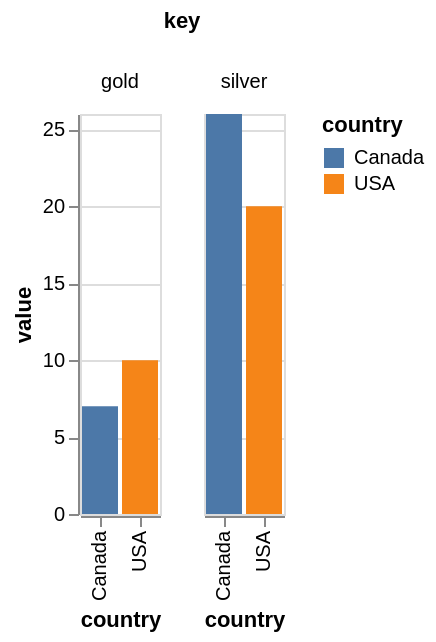

The Vega-Lite source for this figure:
### Vega specification from a JSON file in a GitHub repository (floating-point values rounded to 4 significant figures)
{"$schema": "https://vega.github.io/schema/vega/v5.json", "background": "white", "padding": 5, "data": [{"name": "source_0", "values": [{"country": "USA", "gold": 10, "silver": 20}, {"country": "Canada", "gold": 7, "silver": 26}]}, {"name": "data_0", "source": "source_0", "transform": [{"type": "fold", "fields": ["gold", "silver"], "as": ["key", "value"]}, {"type": "filter", "expr": "isValid(datum[\"value\"]) && isFinite(+datum[\"value\"])"}]}, {"name": "column_domain", "source": "data_0", "transform": [{"type": "aggregate", "groupby": ["key"]}]}], "signals": [{"name": "x_step", "value": 20}, {"name": "child_width", "update": "bandspace(domain('x').length, 0.1, 0.05) * x_step"}, {"name": "child_height", "value": 200}], "layout": {"padding": 20, "offset": {"columnTitle": 10}, "columns": {"signal": "length(data('column_domain'))"}, "bounds": "full", "align": "all"}, "marks": [{"name": "column-title", "type": "group", "role": "column-title", "title": {"text": "key", "style": "guide-title", "offset": 10}}, {"name": "row_header", "type": "group", "role": "row-header", "encode": {"update": {"height": {"signal": "child_height"}}}, "axes": [{"scale": "y", "orient": "left", "grid": false, "title": "value", "labelOverlap": true, "tickCount": {"signal": "ceil(child_height/40)"}, "zindex": 0}]}, {"name": "column_header", "type": "group", "role": "column-header", "from": {"data": "column_domain"}, "sort": {"field": "datum[\"key\"]", "order": "ascending"}, "title": {"text": {"signal": "isValid(parent[\"key\"]) ? parent[\"key\"] : \"\"+parent[\"key\"]"}, "style": "guide-label", "frame": "group", "offset": 10}, "encode": {"update": {"width": {"signal": "child_width"}}}}, {"name": "column_footer", "type": "group", "role": "column-footer", "from": {"data": "column_domain"}, "sort": {"field": "datum[\"key\"]", "order": "ascending"}, "encode": {"update": {"width": {"signal": "child_width"}}}, "axes": [{"scale": "x", "orient": "bottom", "grid": false, "title": "country", "labelAlign": "right", "labelAngle": 270, "labelBaseline": "middle", "zindex": 0}]}, {"name": "cell", "type": "group", "style": "cell", "from": {"facet": {"name": "facet", "data": "data_0", "groupby": ["key"]}}, "sort": {"field": ["datum[\"key\"]"], "order": ["ascending"]}, "encode": {"update": {"width": {"signal": "child_width"}, "height": {"signal": "child_height"}}}, "marks": [{"name": "child_marks", "type": "rect", "style": ["bar"], "from": {"data": "facet"}, "encode": {"update": {"fill": {"scale": "color", "field": "country"}, "ariaRoleDescription": {"value": "bar"}, "description": {"signal": "\"country: \" + (isValid(datum[\"country\"]) ? datum[\"country\"] : \"\"+datum[\"country\"]) + \"; value: \" + (format(datum[\"value\"], \"\"))"}, "x": {"scale": "x", "field": "country"}, "width": {"scale": "x", "band": 1}, "y": {"scale": "y", "field": "value"}, "y2": {"scale": "y", "value": 0}}}}], "axes": [{"scale": "y", "orient": "left", "gridScale": "x", "grid": true, "tickCount": {"signal": "ceil(child_height/40)"}, "domain": false, "labels": false, "aria": false, "maxExtent": 0, "minExtent": 0, "ticks": false, "zindex": 0}]}], "scales": [{"name": "x", "type": "band", "domain": {"data": "data_0", "field": "country", "sort": true}, "range": {"step": {"signal": "x_step"}}, "paddingInner": 0.1, "paddingOuter": 0.05}, {"name": "y", "type": "linear", "domain": {"data": "data_0", "field": "value"}, "range": [{"signal": "child_height"}, 0], "nice": true, "zero": true}, {"name": "color", "type": "ordinal", "domain": {"data": "data_0", "field": "country", "sort": true}, "range": "category"}], "legends": [{"fill": "color", "symbolType": "square", "title": "country"}], "config": {"projection": {"type": "equalEarth"}}}
